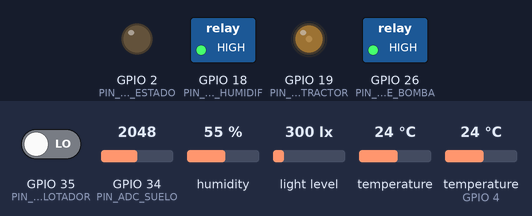
Simulated run of this program. Board: ESP32. Shown: switched loads named in the program (green lamp = pin HIGH), output pins drawn as LEDs (lit = HIGH). The test bench sets the inputs (shaded band); at power-on: temperature 24 °C, humidity 55 %, GPIO 34 (PIN_ADC_SUELO) = 2048, GPIO 35 (PIN_DIGITAL_FLOTADOR) LOW, light level 300 lx, temperature (sensor on GPIO 4) 24 °C. WiFi joins after 1.5 s; servers stay silent unless stated; the local clock reads 2024-03-15 10:24:30 at power-on unless the program sets it; no MQTT or app messages arrive unless stated; pins used as bus, display or sensor lines are not drawn; what the program prints to the serial monitor is not drawn.

Above: at 1.7 s.
1.8 s: temperature (sensor 0) set to 12 °C
At 5.6 s:
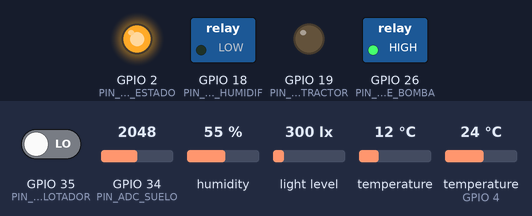
5.7 s: humidity set to 88 %
At 9.1 s:
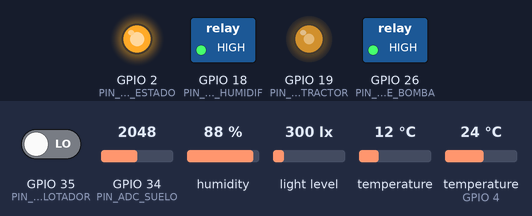
9.2 s: humidity set to 68 %
At 11.0 s:
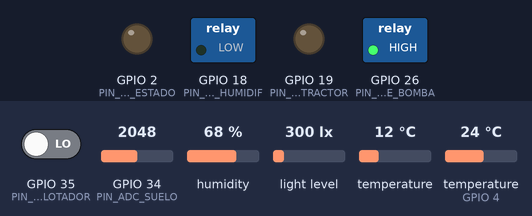
12.7 s: temperature (sensor 0) set to 33 °C
At 17.37 s:
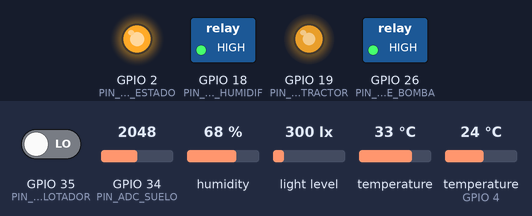
Timing chart, 0 to 24.6 s (numbered marks = the images above; inputs shaded):
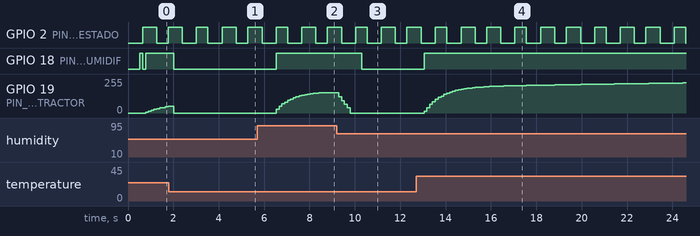

Measured:
- after the input at 1.8 s, GPIO 18 (PIN_RELE_HUMIDIF): HIGH → LOW after 0.21 s
- after the input at 5.7 s, GPIO 18 (PIN_RELE_HUMIDIF): LOW → HIGH after 0.83 s; GPIO 19 (PIN_PWM_EXTRACTOR): moves from 0/255 to 152/255 over 1.9 s, starting after 0.83 s
- after the input at 9.2 s, GPIO 18 (PIN_RELE_HUMIDIF): HIGH → LOW after 1.1 s; GPIO 19 (PIN_PWM_EXTRACTOR): moves from 152/255 to 0/255 over 0.49 s, starting after 0.10 s
- after the input at 12.7 s, GPIO 18 (PIN_RELE_HUMIDIF): LOW → HIGH after 0.35 s; GPIO 19 (PIN_PWM_EXTRACTOR): moves from 0/255 to 226/255 over 11.4 s, starting after 0.35 s
- by itself, GPIO 2 (PIN_LED_ESTADO): repeats every 3.5 s: HIGH 0.51 s, LOW 0.63 s, HIGH 0.62 s, LOW 0.51 s, HIGH 0.63 s, LOW 0.62 s

The program:

main.cpp
```cpp
// ==============================================================================
// main.cpp - Firmware del Nodo ESP32: Control PID Local y Conectividad IoT
// Proyecto: Tesis IoT-PID-IA Papa bajo Invernadero (La Paz, Bolivia)
// ==============================================================================

#include <Arduino.h>
#include <time.h>
#include <WiFi.h>
#include <PubSubClient.h>
#include <ArduinoJson.h>
#include <Wire.h>
#include <SHT31.h>
#include <OneWire.h>
#include <DallasTemperature.h>
#include <BH1750.h>
#include <esp_task_wdt.h>
#include "config_invernadero.h"
#include "control_safety.h"

// ------------------------------------------------------------------------------
// Instancias de Hardware y Sensores
// ------------------------------------------------------------------------------
WiFiClient espClient;
PubSubClient mqttClient(espClient);
SHT31 sht31;
OneWire oneWireBus(PIN_ONEWIRE_DS18B20);
DallasTemperature sensorSuelo(&oneWireBus);
BH1750 luxometro;

// ------------------------------------------------------------------------------
// Variables de Estado del Proceso y Filtros
// ------------------------------------------------------------------------------
float temp_aire_raw = 18.0f, temp_aire_filtrada = 18.0f;
float hum_aire_raw = 70.0f, hum_aire_filtrada = 70.0f;
float temp_suelo_filtrada = 16.0f;
float hum_suelo_pct = 60.0f;
float luz_lux_val = 0.0f;
float vpd_kpa = 0.6f;
float punto_rocio = 12.0f;
bool sensores_ok = false;
unsigned long ultima_lectura_valida = 0;
bool humidificador_activo = false;
unsigned long t_conversion_suelo = 0;
portMUX_TYPE control_mux = portMUX_INITIALIZER_UNLOCKED;

// Filtro EMA (Exponential Moving Average): y[k] = alpha * x[k] + (1 - alpha) * y[k-1]
const float EMA_ALPHA_TEMP = 0.15f;
const float EMA_ALPHA_HUM = 0.15f;
const float EMA_ALPHA_SUELO = 0.10f;

// Filtro Hampel simplificado para rechazo de picos atípicos (ventana de 3 muestras)
float buffer_temp[3] = {18.0f, 18.0f, 18.0f};
uint8_t buffer_idx = 0;

// ------------------------------------------------------------------------------
// Variables del Controlador PID (Lazo Interno Rápido)
// ------------------------------------------------------------------------------
float setpoint_temperatura = DEFAULT_SETPOINT_TEMP;
float setpoint_humedad = DEFAULT_SETPOINT_HUM;
float kp = DEFAULT_KP;
float ki = DEFAULT_KI;
float kd = DEFAULT_KD;

float error_actual = 0.0f;
float termino_p = 0.0f;
float termino_i = 0.0f;
float termino_d = 0.0f;
float cv_salida = 0.0f;
float pv_previa = 18.0f; // Para derivada sobre la medida (anti-derivative kick)
bool antiwindup_activo = false;
volatile bool modo_auto = true; // Only AUTO and SAFE are supported.

// ------------------------------------------------------------------------------
// Temporizadores y Ventanas de Modulación
// ------------------------------------------------------------------------------
unsigned long t_ultimo_pid = 0;
unsigned long t_ultimo_telemetria = 0;
unsigned long t_inicio_ventana_ssr = 0;
unsigned long t_ultimo_intento_mqtt = 0;
unsigned long t_ultimo_heartbeat = 0;
bool led_heartbeat_estado = false;

// ==============================================================================
// 1. FUNCIONES PSICROMÉTRICAS Y FILTRADO DE SENSORES
// ==============================================================================

float aplicar_filtro_hampel(float nueva_muestra) {
    buffer_temp[buffer_idx] = nueva_muestra;
    buffer_idx = (buffer_idx + 1) % 3;

    // Calcular mediana de 3 muestras
    float a = buffer_temp[0], b = buffer_temp[1], c = buffer_temp[2];
    float mediana = (a > b) ? ((b > c) ? b : ((a > c) ? c : a)) : ((a > c) ? a : ((b > c) ? c : b));

    // Si la muestra difiere más de 3.5 °C de la mediana, se descarta el pico y se usa la mediana
    if (abs(nueva_muestra - mediana) > 3.5f) {
        return mediana;
    }
    return nueva_muestra;
}

float calcular_vpd(float temp, float hum) {
    // Ecuación de Tetens para presión de vapor saturada (kPa)
    float vp_sat = 0.61078f * exp((17.27f * temp) / (temp + 237.3f));
    float vp_act = vp_sat * (hum / 100.0f);
    float vpd = vp_sat - vp_act;
    return (vpd < 0.0f) ? 0.0f : vpd;
}

float calcular_punto_rocio(float temp, float hum) {
    // Ecuación de Magnus
    const float a = 17.27f;
    const float b = 237.7f;
    float hum_acotada = (hum < 1.0f) ? 1.0f : hum;
    float alpha = ((a * temp) / (b + temp)) + log(hum_acotada / 100.0f);
    return (b * alpha) / (a - alpha);
}

void leer_sensores() {
    // 1. SHT31 (Temperatura y Humedad del aire por I2C)
    if (sht31.read(false) && lectura_aire_valida(sht31.getTemperature(), sht31.getHumidity())) {
        temp_aire_raw = sht31.getTemperature();
        hum_aire_raw = sht31.getHumidity();

        // Aplicar filtro Hampel seguido de filtro EMA
        float temp_sin_picos = aplicar_filtro_hampel(temp_aire_raw);
        temp_aire_filtrada = (EMA_ALPHA_TEMP * temp_sin_picos) + ((1.0f - EMA_ALPHA_TEMP) * temp_aire_filtrada);
        hum_aire_filtrada = (EMA_ALPHA_HUM * hum_aire_raw) + ((1.0f - EMA_ALPHA_HUM) * hum_aire_filtrada);
        sensores_ok = true;
        ultima_lectura_valida = millis();
    } else {
        sensores_ok = false;
        Serial.println(F("[ERROR] Falla de lectura en sensor SHT31"));
    }

    // 2. DS18B20 (Temperatura edáfica en suelo)
    float temp_suelo_raw = DEVICE_DISCONNECTED_C;
    if (millis() - t_conversion_suelo >= 750) {
        temp_suelo_raw = sensorSuelo.getTempCByIndex(0);
        sensorSuelo.requestTemperatures();
        t_conversion_suelo = millis();
    }
    if (temp_suelo_raw > -50.0f && temp_suelo_raw < 80.0f) {
        temp_suelo_filtrada = (EMA_ALPHA_SUELO * temp_suelo_raw) + ((1.0f - EMA_ALPHA_SUELO) * temp_suelo_filtrada);
    }

    // 3. Sensor capacitivo de humedad de suelo (ADC1_CH6)
    int adc_suelo = analogRead(PIN_ADC_SUELO);
    // Mapeo lineal restringido entre calibración de aire seco y saturación de agua
    float hum_calc = map(adc_suelo, ADC_SUELO_AIRE_SECO, ADC_SUELO_AGUA_SAT, 0, 100);
    hum_suelo_pct = constrain(hum_calc, 0.0f, 100.0f);

    // 4. BH1750 (Luxómetro I2C)
    luz_lux_val = luxometro.readLightLevel();

    // 5. Cálculos psicrométricos derivados
    vpd_kpa = calcular_vpd(temp_aire_filtrada, hum_aire_filtrada);
    punto_rocio = calcular_punto_rocio(temp_aire_filtrada, hum_aire_filtrada);
}

// ==============================================================================
// 2. CONTROLADOR PID DISCRETO CON SPLIT-RANGE Y ANTI-WINDUP
// ==============================================================================

void apagar_actuadores() {
    digitalWrite(PIN_SSR_CALEFACTOR, LOW);
    ledcWrite(PWM_LEDC_CHANNEL, 0);
    digitalWrite(PIN_RELE_HUMIDIF, HIGH);
    digitalWrite(PIN_RELE_BOMBA, HIGH);
    humidificador_activo = false;
    termino_i = 0;
    cv_salida = 0;
    pv_previa = temp_aire_filtrada;
}

void ejecutar_control_pid(float dt) {
    if (!control_habilitado(modo_auto, sensores_ok, millis() - ultima_lectura_valida)) {
        apagar_actuadores();
        return;
    }
    // Raw temperature limit bypasses the filter and the PID integral.
    if (temp_aire_raw >= 35.0f) {
        apagar_actuadores();
        ledcWrite(PWM_LEDC_CHANNEL, 255);
        cv_salida = -100;
        return;
    }
    float local_sp, local_hum, local_kp, local_ki, local_kd;
    portENTER_CRITICAL(&control_mux);
    local_sp = setpoint_temperatura; local_hum = setpoint_humedad;
    local_kp = kp; local_ki = ki; local_kd = kd;
    portEXIT_CRITICAL(&control_mux);
    error_actual = local_sp - temp_aire_filtrada;

    // Aplicación de banda muerta para evitar oscilación innecesaria de actuadores
    if (abs(error_actual) < PID_DEADBAND_TEMP) {
        error_actual = 0.0f;
    }

    // 1. Término Proporcional
    termino_p = local_kp * error_actual;

    // 2. Término Derivativo sobre la Medida (Anti-Derivative Kick)
    // d(error)/dt = d(SP - PV)/dt = - d(PV)/dt cuando SP es constante
    float derivada_pv = (temp_aire_filtrada - pv_previa) / dt;
    termino_d = -local_kd * derivada_pv;
    pv_previa = temp_aire_filtrada;

    // 3. Término Integral con Anti-Windup (Clamping Condicional)
    // Solo integrar si la salida no está saturada o si el error empuja hacia la desaturación
    bool saturado_alto = (cv_salida >= PID_CV_MAX && error_actual > 0);
    bool saturado_bajo = (cv_salida <= PID_CV_MIN && error_actual < 0);

    if (!saturado_alto && !saturado_bajo) {
        termino_i += local_ki * error_actual * dt;
        antiwindup_activo = false;
    } else {
        antiwindup_activo = true;
    }
    // Acotar el término integral a los límites de la variable de control
    termino_i = constrain(termino_i, PID_CV_MIN, PID_CV_MAX);

    // Salida no acotada
    float cv_tentativa = termino_p + termino_i + termino_d;

    // Saturación de la variable de control [-100% a +100%]
    cv_salida = constrain(cv_tentativa, PID_CV_MIN, PID_CV_MAX);

    // ==========================================================================
    // Asignación de Actuadores (Split-Range)
    // ==========================================================================
    float pwm_calefactor = 0.0f;
    float pwm_extractor = 0.0f;

    if (cv_salida > 0.0f) {
        // Modo Calefacción: El calefactor toma la salida positiva, extractor apagado
        pwm_calefactor = cv_salida;
        pwm_extractor = 0.0f;
    } else if (cv_salida < 0.0f) {
        // Modo Enfriamiento / Extracción: El extractor toma la magnitud negativa
        pwm_calefactor = 0.0f;
        pwm_extractor = abs(cv_salida);
    } else {
        pwm_calefactor = 0.0f;
        pwm_extractor = 0.0f;
    }

    // Humidity hysteresis. Water output is interlocked with the external float switch.
    const bool agua_ok = digitalRead(PIN_DIGITAL_FLOTADOR) == PIN_FLOTADOR_AGUA_OK;
    if (hum_aire_filtrada < local_hum - 2.0f) humidificador_activo = true;
    if (hum_aire_filtrada > local_hum + 2.0f || !agua_ok) humidificador_activo = false;
    if (hum_aire_filtrada > local_hum + 2.0f) {
        pwm_extractor = max(pwm_extractor, min(60.0f, (hum_aire_filtrada - local_hum) * 5.0f));
    }
    // Prevent simultaneous humidification/extraction and cold-air extraction near 5 °C.
    if (temp_aire_raw <= 5.0f) pwm_extractor = 0;
    if (pwm_extractor > 0) humidificador_activo = false;
    digitalWrite(PIN_RELE_HUMIDIF, humidificador_activo ? LOW : HIGH);
    digitalWrite(PIN_RELE_BOMBA, HIGH); // Irrigation has no implemented controller.

    // A. Extractor PWM (LEDC a 25 kHz, 8 bits: 0 a 255)
    uint32_t duty_extractor = (uint32_t)((pwm_extractor / 100.0f) * 255.0f);
    ledcWrite(PWM_LEDC_CHANNEL, duty_extractor);

    // B. Calefactor SSR (Modulación por Ancho de Pulso en Ventana de Tiempo)
    unsigned long t_actual = millis();
    if (t_actual - t_inicio_ventana_ssr >= SSR_VENTANA_TIEMPO_MS) {
        t_inicio_ventana_ssr = t_actual;
    }

    unsigned long tiempo_encendido_ssr = (unsigned long)((pwm_calefactor / 100.0f) * SSR_VENTANA_TIEMPO_MS);
    if ((t_actual - t_inicio_ventana_ssr) < tiempo_encendido_ssr) {
        digitalWrite(PIN_SSR_CALEFACTOR, HIGH); // SSR Encendido
    } else {
        digitalWrite(PIN_SSR_CALEFACTOR, LOW);  // SSR Apagado
    }
}

// ==============================================================================
// 3. COMUNICACIÓN MQTT, CALLBACKS Y RECONEXIÓN
// ==============================================================================

void callback_mqtt(char* topic, byte* payload, unsigned int length) {
    char mensaje_str[length + 1];
    memcpy(mensaje_str, payload, length);
    mensaje_str[length] = '\0';

    StaticJsonDocument<512> doc;
    DeserializationError error = deserializeJson(doc, mensaje_str);

    if (error) {
        Serial.print(F("[ERROR] JSON inválido en tópico: "));
        Serial.println(topic);
        return;
    }

    const time_t now = time(nullptr);
    const int64_t expiry = doc["expires_at"] | int64_t(0);
    if (now < 1700000000 || expiry < now || expiry > now + 300) {
        Serial.println(F("[MQTT] Comando vencido o reloj no sincronizado"));
        return;
    }
    String received(topic);
    bool accepted = false;
    if (received == TOPIC_CONTROL_SP) {
        if (!doc["sp_temperatura"].is<float>() || !doc["sp_humedad"].is<float>()) return;
        float t = doc["sp_temperatura"], h = doc["sp_humedad"];
        if (!setpoints_validos(t, h)) return;
        portENTER_CRITICAL(&control_mux);
        setpoint_temperatura = t; setpoint_humedad = h;
        portEXIT_CRITICAL(&control_mux);
        accepted = true;
    } else if (received == TOPIC_CONTROL_GANANCIAS) {
        if (!doc["kp"].is<float>() || !doc["ki"].is<float>() || !doc["kd"].is<float>()) return;
        float p = doc["kp"], i = doc["ki"], d = doc["kd"];
        if (!ganancias_validas(p, i, d)) return;
        portENTER_CRITICAL(&control_mux);
        kp = p; ki = i; kd = d;
        portEXIT_CRITICAL(&control_mux);
        accepted = true;
    } else if (received == TOPIC_CONTROL_MODO) {
        String mode = doc["modo"] | "";
        if (mode != "AUTO" && mode != "SAFE") return;
        modo_auto = mode == "AUTO";
        accepted = true;
    }
    if (accepted) {
        StaticJsonDocument<256> ack;
        ack["command_id"] = doc["command_id"] | "";
        ack["estado"] = "RECIBIDO";
        ack["sp_temperatura"] = setpoint_temperatura;
        ack["sp_humedad"] = setpoint_humedad;
        ack["timestamp"] = int64_t(now);
        char response[256]; serializeJson(ack, response);
        mqttClient.publish(TOPIC_CONTROL_ESTADO, response);
    }
}

void reconectar_mqtt() {
    if (mqttClient.connected()) return;

    unsigned long t_ahora = millis();
    // Reintentar conexión cada 5 segundos de forma no bloqueante
    if (t_ahora - t_ultimo_intento_mqtt > 5000) {
        t_ultimo_intento_mqtt = t_ahora;
        Serial.print(F("[*] Conectando a Broker MQTT... "));

        if (mqttClient.connect(MQTT_CLIENT_ID, MQTT_USERNAME, MQTT_PASSWORD)) {
            Serial.println(F("Conectado con éxito."));
            mqttClient.subscribe(TOPIC_CONTROL_SP);
            mqttClient.subscribe(TOPIC_CONTROL_GANANCIAS);
            mqttClient.subscribe(TOPIC_CONTROL_MODO);
        } else {
            Serial.print(F("Fallo, rc="));
            Serial.print(mqttClient.state());
            Serial.println(F(". El PID continúa operando en modo local seguro."));
        }
    }
}

void publicar_telemetria() {
    if (!mqttClient.connected()) return;

    // 1. Mensaje de Microclima
    StaticJsonDocument<512> doc_clima;
    doc_clima["nodo_id"] = MQTT_CLIENT_ID;
    doc_clima["zona"] = "zona_a_central";
    doc_clima["timestamp"] = (int64_t)time(nullptr);
    doc_clima["uptime_ms"] = (uint64_t)millis();
    doc_clima["temp_aire"] = round(temp_aire_filtrada * 100.0f) / 100.0f;
    doc_clima["hum_aire"] = round(hum_aire_filtrada * 100.0f) / 100.0f;
    doc_clima["temp_suelo"] = round(temp_suelo_filtrada * 100.0f) / 100.0f;
    doc_clima["hum_suelo"] = round(hum_suelo_pct * 10.0f) / 10.0f;
    doc_clima["luz_lux"] = round(luz_lux_val);
    doc_clima["vpd_kpa"] = round(vpd_kpa * 1000.0f) / 1000.0f;
    doc_clima["punto_rocio"] = round(punto_rocio * 100.0f) / 100.0f;
    doc_clima["sensores_ok"] = sensores_ok;

    char buffer_clima[512];
    serializeJson(doc_clima, buffer_clima);
    mqttClient.publish(TOPIC_TELEMETRIA_CLIMA, buffer_clima);

    // 2. Mensaje de Control PID
    StaticJsonDocument<512> doc_pid;
    doc_pid["nodo_id"] = MQTT_CLIENT_ID;
    doc_pid["timestamp"] = (int64_t)time(nullptr);
    doc_pid["variable"] = "TEMPERATURA";
    doc_pid["sp_temp"] = setpoint_temperatura;
    doc_pid["sp_hum"] = setpoint_humedad;
    doc_pid["pv_temp"] = round(temp_aire_filtrada * 100.0f) / 100.0f;
    doc_pid["error"] = round(error_actual * 100.0f) / 100.0f;
    doc_pid["cv_salida"] = round(cv_salida * 10.0f) / 10.0f;
    doc_pid["termino_p"] = round(termino_p * 10.0f) / 10.0f;
    doc_pid["termino_i"] = round(termino_i * 10.0f) / 10.0f;
    doc_pid["termino_d"] = round(termino_d * 10.0f) / 10.0f;
    doc_pid["modo"] = modo_auto ? "AUTO" : "SAFE";
    doc_pid["pwm_calefactor"] = (cv_salida > 0.0f) ? round(cv_salida * 10.0f) / 10.0f : 0.0f;
    doc_pid["pwm_extractor"] = (cv_salida < 0.0f) ? round(abs(cv_salida) * 10.0f) / 10.0f : 0.0f;
    doc_pid["antiwindup_activo"] = antiwindup_activo;

    char buffer_pid[512];
    serializeJson(doc_pid, buffer_pid);
    mqttClient.publish(TOPIC_TELEMETRIA_PID, buffer_pid);
}

// ==============================================================================
// 4. SETUP Y BUCLE PRINCIPAL (SUPERLOOP CON WDT)
// ==============================================================================

void tarea_red(void*) {
    unsigned long last_publish = 0;
    while (true) {
        if (WiFi.status() == WL_CONNECTED) {
            reconectar_mqtt();
            mqttClient.loop();
            if (millis() - last_publish >= PERIODO_TELEMETRIA_MS) {
                last_publish = millis();
                publicar_telemetria();
            }
        }
        vTaskDelay(pdMS_TO_TICKS(10));
    }
}

void setup() {
    Serial.begin(115200);
    delay(500);
    Serial.println(F("\n========================================================"));
    Serial.println(F("ESP32 Control Invernadero Papa - Tesis La Paz 2026"));
    Serial.println(F("========================================================"));

    // Establish inactive levels before enabling active-low relay outputs.
    digitalWrite(PIN_RELE_HUMIDIF, HIGH);
    digitalWrite(PIN_RELE_BOMBA, HIGH);
    // Inicialización de Pines
    pinMode(PIN_LED_ESTADO, OUTPUT);
    pinMode(PIN_SSR_CALEFACTOR, OUTPUT);
    pinMode(PIN_RELE_HUMIDIF, OUTPUT);
    pinMode(PIN_RELE_BOMBA, OUTPUT);
    pinMode(PIN_ADC_SUELO, INPUT);
    pinMode(PIN_DIGITAL_FLOTADOR, INPUT); // GPIO35 requires an external pull-up.

    // Estados seguros iniciales (todo apagado)
    digitalWrite(PIN_SSR_CALEFACTOR, LOW);
    digitalWrite(PIN_RELE_HUMIDIF, HIGH); // Relé apagado (Active-LOW)
    digitalWrite(PIN_RELE_BOMBA, HIGH);   // Relé apagado (Active-LOW)

    // Configurar canal PWM LEDC para Extractor (25 kHz, 8 bits)
    ledcSetup(PWM_LEDC_CHANNEL, PWM_LEDC_FREQ_HZ, PWM_LEDC_RESOLUTION);
    ledcAttachPin(PIN_PWM_EXTRACTOR, PWM_LEDC_CHANNEL);
    ledcWrite(PWM_LEDC_CHANNEL, 0); // Extractor apagado

    // Inicializar buses I2C y OneWire
    Wire.begin(PIN_I2C_SDA, PIN_I2C_SCL);
    sht31.begin();
    sensorSuelo.begin();
    sensorSuelo.setWaitForConversion(false);
    sensorSuelo.requestTemperatures();
    t_conversion_suelo = millis();
    luxometro.begin(BH1750::CONTINUOUS_HIGH_RES_MODE);

    // Conexión WiFi
    Serial.print(F("[*] Conectando a WiFi: "));
    Serial.println(WIFI_SSID);
    WiFi.mode(WIFI_STA);
    WiFi.begin(WIFI_SSID, WIFI_PASSWORD);
    configTime(0, 0, "pool.ntp.org", "time.google.com");

    // Configuración MQTT
    mqttClient.setServer(MQTT_BROKER_IP, MQTT_PORT);
    mqttClient.setCallback(callback_mqtt);
    mqttClient.setBufferSize(1024);
    mqttClient.setSocketTimeout(1);

    // Inicialización del Hardware Watchdog Timer (WDT)
    esp_task_wdt_init(WDT_TIMEOUT_SECONDS, true); // true = reinicio de hardware ante timeout
    esp_task_wdt_add(NULL);                      // Agregar hilo principal al WDT

    t_inicio_ventana_ssr = millis();
    xTaskCreatePinnedToCore(tarea_red, "mqtt", 6144, nullptr, 1, nullptr, 0);
    Serial.println(F("[✔] Inicialización completada. Iniciando lazo de control local a 10 Hz."));
}

void loop() {
    // 1. Refrescar el Watchdog Timer
    esp_task_wdt_reset();

    // 3. Ejecución Periódica de Sensores y Lazo PID (10 Hz = cada 100 ms)
    unsigned long t_actual = millis();
    if (t_actual - t_ultimo_pid >= PERIODO_PID_MS) {
        float dt = (t_actual - t_ultimo_pid) / 1000.0f;
        t_ultimo_pid = t_actual;
        leer_sensores();
        ejecutar_control_pid(dt);
    }

    // 5. Heartbeat LED de Diagnóstico
    if (t_actual - t_ultimo_heartbeat >= 500) {
        t_ultimo_heartbeat = t_actual;
        led_heartbeat_estado = !led_heartbeat_estado;
        digitalWrite(PIN_LED_ESTADO, led_heartbeat_estado ? HIGH : LOW);
    }
}
```

Source omitted: control_safety.h (864 bytes), config_invernadero.h (3817 bytes)
